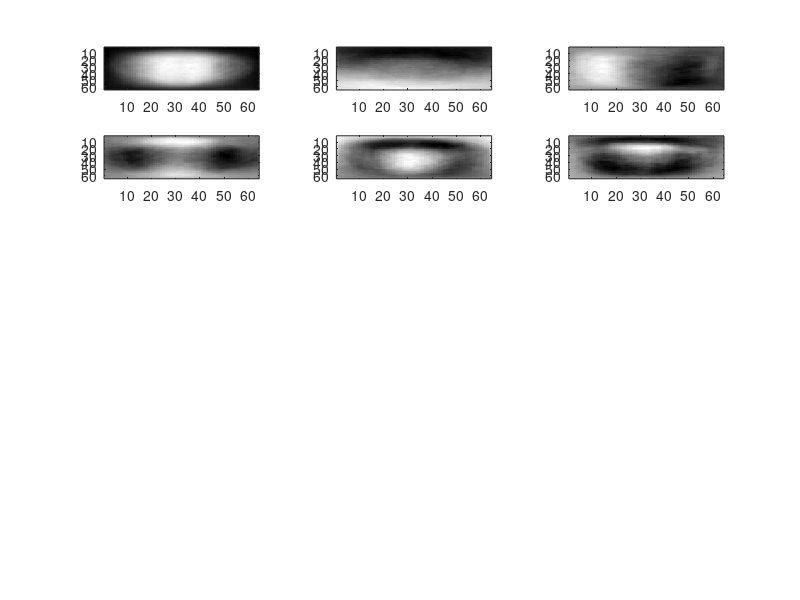

Here is the MATLAB script that generated this plot: (Note: this script raises an error after producing the figure.)
load('coeff')


colormap gray;
for i = 1:6
    subplot(6, 3, i);
   imagesc(reshape(coeff(:, i), 64, 64)); 
end


preTestImage = imresize(im2double(rgb2gray(imread('mugT6.jpg'))), [96, 96]);

[M, N] = size(preTestImage);
mErr = 90000.0;
bestW = [];
for i = 1:16:M
    for j = 1:16:N
        if (i + 63 > M || j + 63 > N)
            continue;
        end
        w = preTestImage(i:i+63, j:j+63) - mean2(preTestImage(i:i+63, j:j+63));
        testIm = reshape(w, 1, 4096);

        res = (testIm) * (coeff);

        tt = (mean2(preTestImage(i:i+63, j:j+63))) + coeff * res';

        err = norm(testIm' - tt);
        
        subplot(6, 3, 11);
        imagesc(reshape(tt, 64, 64));
        
        subplot(6, 3, 10);
        imagesc(w);
        
        if (err < mErr)
            mErr = err;
            bestW = w;
            subplot(6, 3, 10);
            imagesc(w);
        end
        pause(2);
        
    end
end



colormap gray;

subplot(6, 3, 11);
imagesc(bestW);

subplot(6, 3, 12);
imagesc(preTestImage);